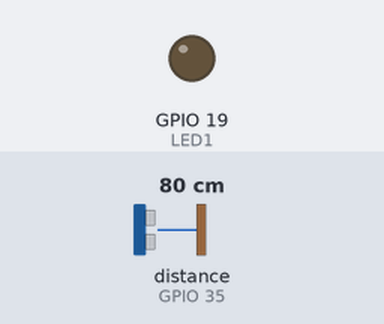
This sketch was run on a simulated ESP32. Shown: output pins drawn as LEDs (lit = HIGH). The inputs (shaded band) are chosen by the test bench; at power-on: distance to the obstacle (sensor on GPIO 35) 80 cm. Nothing arrives over Bluetooth unless stated.

Above: at 1.8 s.
1.9 s: distance to the obstacle (sensor on GPIO 35) set to 12 cm
3.4 s: distance to the obstacle (sensor on GPIO 35) set to 9 cm
At 5.2 s:
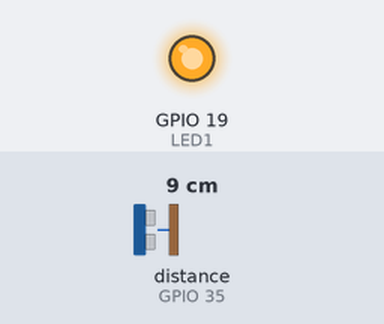
5.5 s: distance to the obstacle (sensor on GPIO 35) set to 18 cm
At 7.0 s:
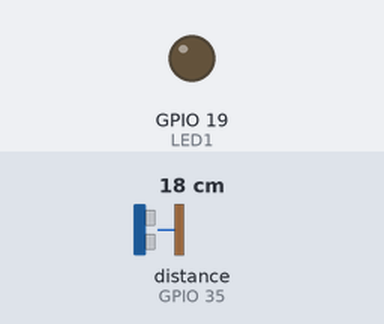
7.5 s: distance to the obstacle (sensor on GPIO 35) set to 2 cm
At 8.6 s:
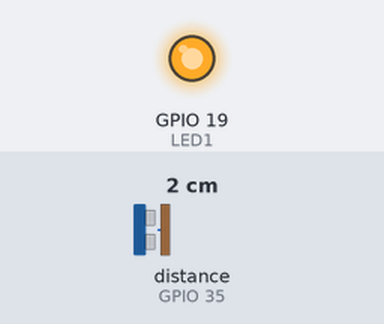
Timing chart, 0 to 10.5 s (numbered marks = the images above; inputs shaded):
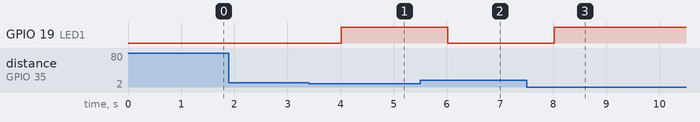

Measured:
- the behaviour switches between 11 and 10 cm on distance to the obstacle (sensor on GPIO 35) (found by bisection; images 0 and 1)
- after the input at 1.9 s, every drawn part: stays the same
- after the input at 3.4 s, GPIO 19 (LED1): LOW → HIGH after 0.61 s
- after the input at 5.5 s, GPIO 19 (LED1): HIGH → LOW after 0.52 s
- after the input at 7.5 s, GPIO 19 (LED1): LOW → HIGH after 0.52 s

The sketch:

SensorDeDistancia.ino
```cpp
#include <Ultrasonic.h>

Ultrasonic ultrasonic(32, 35);
int distance;

#include "BluetoothSerial.h"

String device_name = "ESP32_Gustavo";

// Check if Bluetooth is available
#if !defined(CONFIG_BT_ENABLED) || !defined(CONFIG_BLUEDROID_ENABLED)
#error Bluetooth is not enabled! Please run `make menuconfig` to and enable it
#endif

// Check Serial Port Profile
#if !defined(CONFIG_BT_SPP_ENABLED)
#error Serial Port Profile for Bluetooth is not available or not enabled. It is only available for the ESP32 chip.
#endif

BluetoothSerial SerialBT;

#define LED1 19

void setup() {
  Serial.begin(115200);
  SerialBT.begin(device_name);
  pinMode(LED1, OUTPUT);
}

void loop() {
  distance = ultrasonic.read();

  if(distance <= 10){
    digitalWrite(LED1, HIGH);
    SerialBT.println("Cuidado, objeto em " + String(distance) + "cm");
  }
  if(distance > 10){
    digitalWrite(LED1, LOW);
  }
  delay(1000);
}
```
